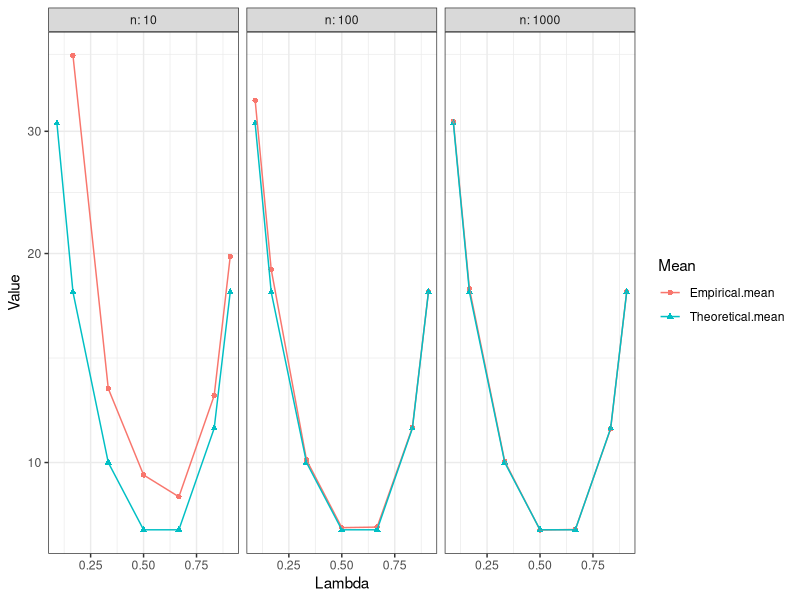
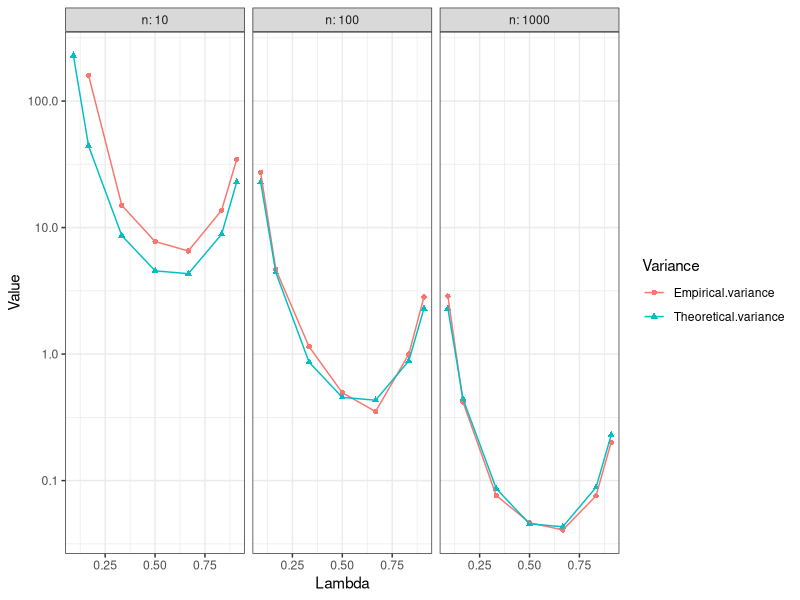
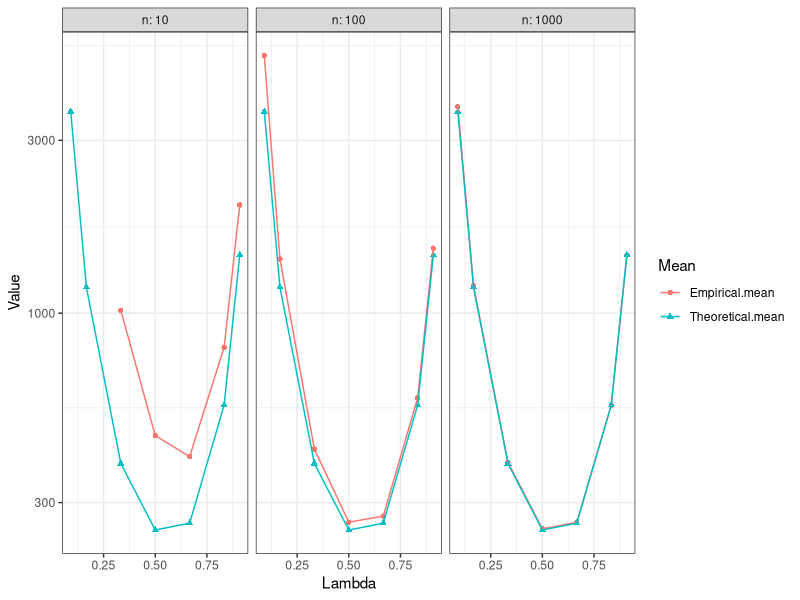
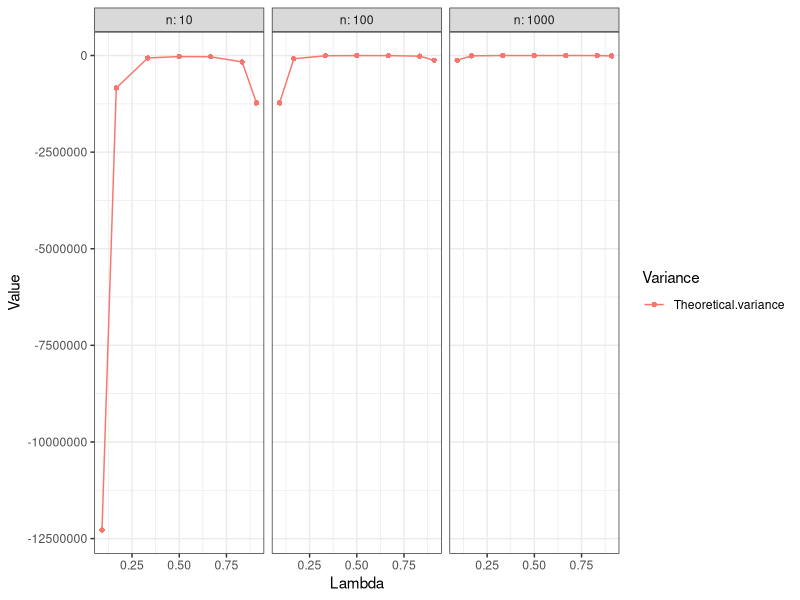
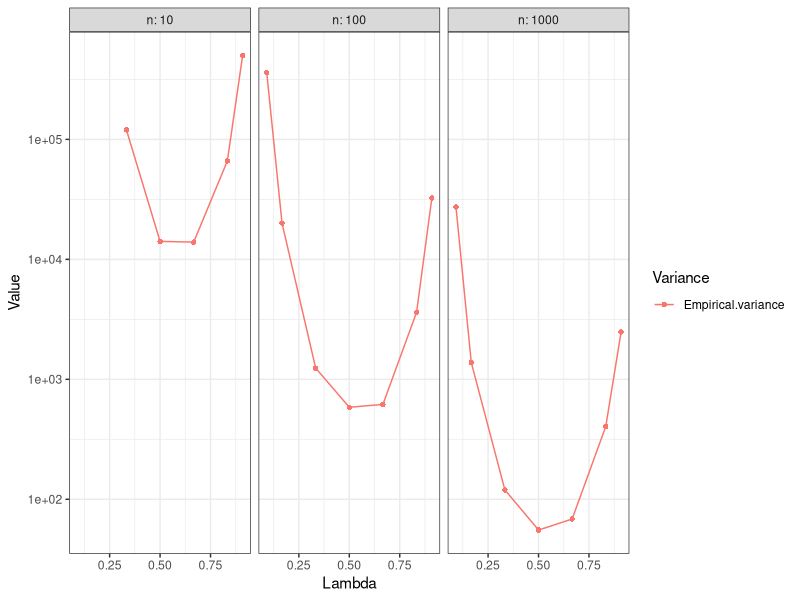

Recreate these plots in R, in order.
library(tidyverse)

n <- 10000
m <- 10000
N <- n+m
lambda <- m/N

gen.data <- function(m,n) {
    Z <- rnorm(m+n)
    return(Z)
}


calc.Tk <- function(Z, m, k) {
  N <- length(Z)
  R <- rank(Z)[(m+1):N]-1
  sum(R^k)
}

calc.Tk.tilde <- function(Z,m,k) {
  N <- length(Z)
  n <- N-m
  Tk <- calc.Tk(Z,m,k)
  #   Tkt <- Tk - factorial(k)^2 * sum(((1:n)-1)^k)
  Tkt <- Tk - sum(((1:n)-1)^k)
  Tkt <- N^(k-1) * Tkt / (choose(n,k) * choose(m,k))
  return(Tkt)
}


pascalTriangle <- function(h) {
  lapply(0:h, function(i) choose(i, 0:i))[[h+1]]
}


calc.theory.mean.k <- function(m,n,k) {
  N <- n+m
  lambda <- m/N
  r_seq <- 0:(k-1)
  # pascalTriangle(k)[1:k] in questo modo escludo l'ultimo coefficiente
  # che non è incluso nel calcolo della media
  mu <- (factorial(k))^2 * sum( pascalTriangle(k)[1:k] / ( lambda^(r_seq) * (1-lambda)^(k-r_seq-1) )) / (k+1)
  return(mu)
}



aus_E3 = function(k){

  f1 = sum(sapply(0:(k-1),
                  function(h) {
                    sum(sapply(0:(2*k-2*h), function(s) choose(2*k-2*h,s)*(-1)^s /  (2*h+s+1)  ) ) /
                      ( (factorial(k-h)*factorial(h))^2 )
                  }))

  f2 = 2*sum(sapply(0:(k-1),
                    function(h) {
                      sum(sapply((h+1):(k-1),
                                 function(t){
                                   sum(sapply(0:(2*k-h-t), function(s) choose(2*k-h-t,s)*(-1)^s / (h+t+s+1))) /
                                     ( factorial(h)*factorial(k-h)*factorial(t)*factorial(k-t))
                                 }))
                      }))

  out = f1+f2

  return(out)
}


aus_E3 = function(k){

  f1 = sapply(0:(k-1), function(h) {
    den1 = (factorial(k-h)*factorial(h))^2

    f1.v = sapply(0:(2*k-2*h), function(s) {
      choose(2*k-2*h, s)*(-1)^s/(2*h+s+1)
    })
    sum(f1.v) / den1
  })

  f1.out = sum(f1)


  f2 = lapply(0:(k-1), function(h) {
    if((h+1)<(k-1) || (h+1)==(k-1)){

      sapply((h+1):(k-1), function(t) {
        den2 = factorial(k-h)*factorial(h)*factorial(k-t)*factorial(t)

        f2.v = sapply(0:(2*k-h-t), function(s) {
          choose(2*k-h-t, s)*(-1)^s/(h+s+t+1)
        })
        sum(f2.v) / den2
      })
    }
  })

  f2.vv = sapply(f2, function(x) sum(x))

  f2.out = 2*sum(f2.vv)


  out = f1.out+f2.out

  return(out)
}




Ehh00 = function(k, lambda){

  out <- (factorial(k))^4/((1-lambda)^(2*k-2))*aus_E3(k)

  return(out)
}




Ehhr0 = function(k, lambda){

  r_values = 1:(k-1)
  num_r0 = factorial(k)^2*choose(k,r_values)*factorial(k-r_values)*factorial(k-r_values-1)*(factorial(r_values))^2
  den_r0 = k*lambda^r_values*(1-lambda)^(2*k-r_values-2)
  coeff_r0 = num_r0/den_r0

  f1_r0 = choose(k-1,k-r_values-1)*k^2*choose(k-1,r_values)*aus_E3(k=k)
  f2_r0 = choose(k-1,k-r_values)*k^2*choose(k-1,r_values)/(k+1)^2

  a_r0 = coeff_r0*(f1_r0+f2_r0)

  out = sum(a_r0)

  return(out)
}




Ehhrs = function(k, lambda){

  r_seq <- 1:(k-1)
  s_seq <- 1:(k-1)

  expo_rs = outer(r_seq, s_seq, "+")
  lambdas = ( lambda^(expo_rs)*(1-lambda)^(2*k-expo_rs-2) )

  c_krs = outer(pascalTriangle(k)[2:k], pascalTriangle(k)[2:k], "*")
  factorial_r = factorial(k-r_seq) * factorial(k-r_seq-1) * factorial(r_seq)^2
  factorial_s = factorial(k-s_seq) * factorial(k-s_seq-1) * factorial(s_seq)^2
  factorial_rs = outer(factorial_r, factorial_s, "*")
  coeff_rs <- c_krs * factorial_rs / lambdas

  weights1_r = choose(k-1,k-r_seq) * choose(k,1) * choose(k-1,r_seq)
  weights1_s = choose(k-1,k-s_seq) * choose(k,1) * choose(k-1,s_seq)
  weights1_rs = outer(weights1_r, weights1_s, "*")

  weights2_r = choose(k-1,k-r_seq) * choose(k,1) * choose(k-1,r_seq)
  weights2_s = choose(k-1, k-s_seq-1) * choose(k,1) * choose(k-1, s_seq)
  weights2_rs = outer(weights2_r, weights2_s, "*")

  weights3_r = choose(k-1,k-r_seq-1) * choose(k,1) * choose(k-1,r_seq)
  weights3_s = choose(k-1, k-s_seq-1) * choose(k,1) * choose(k-1, s_seq)
  weights3_rs = outer(weights3_r, weights3_s, "*")

  E_rs =  weights1_rs / (k+1)^2 + 2 * weights2_rs / (k+1)^2 + weights3_rs * aus_E3(k)

  out <- sum(coeff_rs*E_rs)

  return(out)
}






Ehhrs = function(k, lambda){

  num_rs = matrix(0, nrow = k-1, ncol = k-1)
  den_rs = matrix(0, nrow = k-1, ncol = k-1)
  f1_rs = matrix(0, nrow = k-1, ncol = k-1)
  f2_rs = matrix(0, nrow = k-1, ncol = k-1)
  f3_rs = matrix(0, nrow = k-1, ncol = k-1)

  for(r in 1:(k-1)){
    for(s in 1:(k-1)){
      num_rs[r,s] = choose(k,r)*choose(k,s)*factorial(k-r)*factorial(k-r-1)*
        factorial(r)^2*factorial(k-s)*factorial(k-s-1)*factorial(s)^2
      den_rs[r,s] = lambda^(r+s)*(1-lambda)^(2*k-r-s-2)

      f1_rs[r,s] = choose(k-1,k-r)*choose(k-1,r)*choose(k-1,k-s)*choose(k-1,s)*k^2/(k+1)^2
      f2_rs[r,s] = 2*choose(k-1,k-r)*choose(k-1,r)*choose(k-1,k-s-1)*choose(k-1,s)*k^2/(k+1)^2
      f3_rs[r,s] = choose(k-1,k-r-1)*choose(k-1,r)*choose(k-1,k-s-1)*choose(k-1,s)*k^2*aus_E3(k=k)
    }
  }
  coeff_rs = num_rs/den_rs
  out = sum(coeff_rs*(f1_rs+f2_rs+f3_rs))

  return(out)
}



calc.theory.variance.k <- function(m,n,theta,k) {

  N <- n+m
  lambda <- m/N

  if(k==1)
    z_10 <- 1/12

  if(k>1){
    Ehh <- Ehh00(k = k, lambda = lambda) + 2*Ehhr0(k = k, lambda = lambda) + Ehhrs(k = k, lambda = lambda)

    # z_10
    z_10 <- Ehh-theta^2
  }

  # generic k variance
  variance <- z_10*k^2/(N*lambda*(1-lambda))

  return(variance)

}




# Run experiment
B <- 100
n <- 1000
k <- 2
n.list <- c(10,100,1000)
m.list <- c(0.1,0.2,0.5,1,2,5,10)
L1 = length(n.list)
L2 = length(m.list)
L = L1*L2
n.list.out <- rep(0,L)
lambda.list <- rep(0, L)
empirical.mean.list <- rep(0, L)
theoretical.mean.list <- rep(0, L)
empirical.variance.list <- rep(0, L)
theoretical.variance.list <- rep(0, L)

for(id1 in 1:L1) {
    n <- n.list[id1]
    for(id2 in 1:L2) {
        id = (id1-1)*L2+id2
        m <- round(m.list[id2]*n)
        print(c(id,n,m))
        N <- n+m
        lambda <- m/N
        stats <- sapply(1:B, function(b) {
            Z <- gen.data(m,n)
            calc.Tk.tilde(Z,m,k)
        })
        mean.theory <- calc.theory.mean.k(m=m,n=n,k=k)
        variance.theory <- calc.theory.variance.k(m=m,n=n,k=k,theta=mean.theory)
        n.list.out[id] <- n
        lambda.list[id] <- lambda
        empirical.mean.list[id] <- mean(stats)
        theoretical.mean.list[id] <- mean.theory
        empirical.variance.list[id] <- var(stats)
        theoretical.variance.list[id] <- variance.theory
    }
}
df <- tibble(n=n.list.out,
             Lambda=lambda.list,
             Empirical.mean=empirical.mean.list,
             Theoretical.mean=theoretical.mean.list,
             Empirical.variance=empirical.variance.list,
             Theoretical.variance=theoretical.variance.list)

ppm <- df %>%
  gather(Empirical.mean, Theoretical.mean, key="Mean", value="Value") %>%
  ggplot(aes(x=Lambda, y=Value, color=Mean, shape=Mean)) +
  geom_point() +
  geom_line() +
  scale_y_log10() +
  facet_wrap(.~n, labeller = "label_both") +
  theme_bw()
ppm

ppv <- df %>%
  gather(Empirical.variance, Theoretical.variance, key="Variance", value="Value") %>%
  ggplot(aes(x=Lambda, y=Value, color=Variance, shape=Variance)) +
  geom_point() +
  geom_line() +
  scale_y_log10() +
  facet_wrap(.~n, labeller = "label_both") +
  theme_bw()
ppv

# ggsave("plot_mean.pdf", ppv, width=6, height=2.5)














B <- 100
n <- 1000
k <- 3
n.list <- c(10,100,1000)
m.list <- c(0.1,0.2,0.5,1,2,5,10)
L1 = length(n.list)
L2 = length(m.list)
L = L1*L2
n.list.out <- rep(0,L)
lambda.list <- rep(0, L)
empirical.mean.list <- rep(0, L)
theoretical.mean.list <- rep(0, L)
empirical.variance.list <- rep(0, L)
theoretical.variance.list <- rep(0, L)

for(id1 in 1:L1) {
  n <- n.list[id1]
  for(id2 in 1:L2) {
    id = (id1-1)*L2+id2
    m <- round(m.list[id2]*n)
    print(c(id,n,m))
    N <- n+m
    lambda <- m/N
    stats <- sapply(1:B, function(b) {
      Z <- gen.data(m,n)
      calc.Tk.tilde(Z,m,k)
    })
    mean.theory <- calc.theory.mean.k(m=m,n=n,k=k)
    variance.theory <- calc.theory.variance.k(m=m,n=n,k=k,theta=mean.theory)
    n.list.out[id] <- n
    lambda.list[id] <- lambda
    empirical.mean.list[id] <- mean(stats)
    theoretical.mean.list[id] <- mean.theory
    empirical.variance.list[id] <- var(stats)
    theoretical.variance.list[id] <- variance.theory
  }
}
df <- tibble(n=n.list.out,
             Lambda=lambda.list,
             Empirical.mean=empirical.mean.list,
             Theoretical.mean=theoretical.mean.list,
             Empirical.variance=empirical.variance.list,
             Theoretical.variance=theoretical.variance.list)

ppm <- df %>%
  gather(Empirical.mean, Theoretical.mean, key="Mean", value="Value") %>%
  ggplot(aes(x=Lambda, y=Value, color=Mean, shape=Mean)) +
  geom_point() +
  geom_line() +
  scale_y_log10() +
  facet_wrap(.~n, labeller = "label_both") +
  theme_bw()
ppm





# Filter the data frame
df_filtered <- df %>%
  gather(Empirical.variance, Theoretical.variance, key="Variance", value="Value") %>%
  filter(Variance == "Theoretical.variance")

# Plot the filtered data
ppv <- df_filtered %>%
  ggplot(aes(x=Lambda, y=Value, color=Variance, shape=Variance)) +
  geom_point() +
  geom_line() +
  #scale_y_log10() +
  facet_wrap(.~n, labeller = "label_both") +
  theme_bw()

ppv




# Filter the data frame
df_filtered <- df %>%
  gather(Empirical.variance, Theoretical.variance, key="Variance", value="Value") %>%
  filter(Variance == "Empirical.variance")

# Plot the filtered data
ppv <- df_filtered %>%
  ggplot(aes(x=Lambda, y=Value, color=Variance, shape=Variance)) +
  geom_point() +
  geom_line() +
  scale_y_log10() +
  facet_wrap(.~n, labeller = "label_both") +
  theme_bw()

ppv


